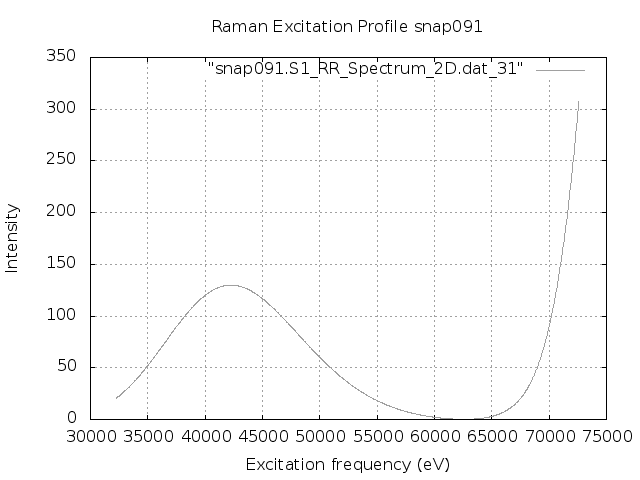

Here is the gnuplot script that generated this plot:
set terminal png
set output "snap091.S1.REP.png"
set xlabel 'Excitation frequency (eV)'
set ylabel 'Intensity'
set title "Raman Excitation Profile snap091"
set grid
set autoscale
plot "snap091.S1_RR_Spectrum_2D.dat_31" with lines lc "blue"
exit
